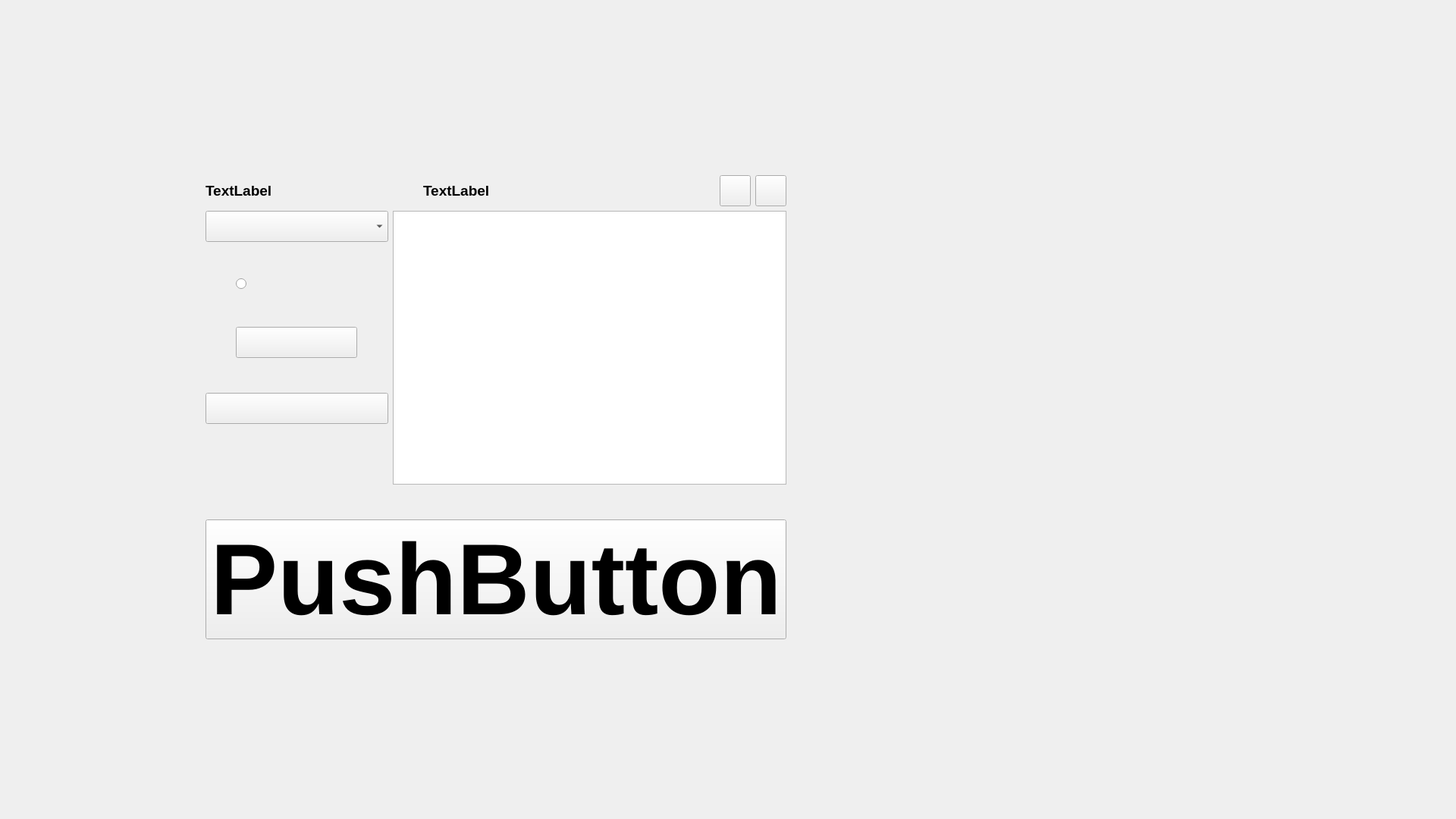
<?xml version="1.0" encoding="UTF-8"?>
<ui version="4.0">
 <class>MainWindow</class>
 <widget class="QMainWindow" name="MainWindow">
  <property name="geometry">
   <rect>
    <x>0</x>
    <y>0</y>
    <width>1920</width>
    <height>1080</height>
   </rect>
  </property>
  <property name="windowTitle">
   <string>MainWindow</string>
  </property>
  <widget class="QWidget" name="centralWidget">
   <property name="enabled">
    <bool>true</bool>
   </property>
   <widget class="QWidget" name="layoutWidget">
    <property name="geometry">
     <rect>
      <x>260</x>
      <y>220</y>
      <width>788</width>
      <height>634</height>
     </rect>
    </property>
    <layout class="QVBoxLayout" name="verticalLayout_21">
     <item>
      <layout class="QHBoxLayout" name="horizontalLayout_46">
       <item>
        <layout class="QHBoxLayout" name="horizontalLayout_47">
         <item>
          <widget class="QLabel" name="labelChoixService_6">
           <property name="minimumSize">
            <size>
             <width>241</width>
             <height>21</height>
            </size>
           </property>
           <property name="font">
            <font>
             <pointsize>14</pointsize>
             <weight>75</weight>
             <bold>true</bold>
            </font>
           </property>
           <property name="text">
            <string>TextLabel</string>
           </property>
          </widget>
         </item>
         <item>
          <spacer name="horizontalSpacer_36">
           <property name="orientation">
            <enum>Qt::Horizontal</enum>
           </property>
           <property name="sizeType">
            <enum>QSizePolicy::Minimum</enum>
           </property>
           <property name="sizeHint" stdset="0">
            <size>
             <width>40</width>
             <height>20</height>
            </size>
           </property>
          </spacer>
         </item>
         <item>
          <widget class="QLabel" name="labelServiceEnCours_6">
           <property name="minimumSize">
            <size>
             <width>181</width>
             <height>21</height>
            </size>
           </property>
           <property name="font">
            <font>
             <pointsize>14</pointsize>
             <weight>75</weight>
             <bold>true</bold>
            </font>
           </property>
           <property name="text">
            <string>TextLabel</string>
           </property>
          </widget>
         </item>
         <item>
          <spacer name="horizontalSpacer_37">
           <property name="orientation">
            <enum>Qt::Horizontal</enum>
           </property>
           <property name="sizeType">
            <enum>QSizePolicy::Expanding</enum>
           </property>
           <property name="sizeHint" stdset="0">
            <size>
             <width>40</width>
             <height>20</height>
            </size>
           </property>
          </spacer>
         </item>
         <item>
          <spacer name="horizontalSpacer_38">
           <property name="orientation">
            <enum>Qt::Horizontal</enum>
           </property>
           <property name="sizeType">
            <enum>QSizePolicy::Expanding</enum>
           </property>
           <property name="sizeHint" stdset="0">
            <size>
             <width>40</width>
             <height>20</height>
            </size>
           </property>
          </spacer>
         </item>
         <item>
          <layout class="QHBoxLayout" name="horizontalLayout_48">
           <item>
            <widget class="QPushButton" name="pushButtonSettings_6">
             <property name="minimumSize">
              <size>
               <width>41</width>
               <height>41</height>
              </size>
             </property>
             <property name="text">
              <string/>
             </property>
             <property name="iconSize">
              <size>
               <width>32</width>
               <height>32</height>
              </size>
             </property>
            </widget>
           </item>
           <item>
            <widget class="QPushButton" name="pushButtonClose_6">
             <property name="minimumSize">
              <size>
               <width>41</width>
               <height>41</height>
              </size>
             </property>
             <property name="text">
              <string/>
             </property>
             <property name="iconSize">
              <size>
               <width>32</width>
               <height>32</height>
              </size>
             </property>
            </widget>
           </item>
          </layout>
         </item>
        </layout>
       </item>
      </layout>
     </item>
     <item>
      <layout class="QHBoxLayout" name="horizontalLayout_49" stretch="0,1">
       <item>
        <layout class="QVBoxLayout" name="verticalLayout_22">
         <item>
          <widget class="QComboBox" name="comboBoxChoixService_6">
           <property name="minimumSize">
            <size>
             <width>241</width>
             <height>41</height>
            </size>
           </property>
           <property name="font">
            <font>
             <pointsize>12</pointsize>
             <weight>75</weight>
             <bold>true</bold>
            </font>
           </property>
           <property name="editable">
            <bool>false</bool>
           </property>
           <property name="insertPolicy">
            <enum>QComboBox::InsertAtBottom</enum>
           </property>
          </widget>
         </item>
         <item>
          <layout class="QHBoxLayout" name="horizontalLayout_50">
           <item>
            <layout class="QVBoxLayout" name="verticalLayout_23">
             <item>
              <spacer name="verticalSpacer_26">
               <property name="orientation">
                <enum>Qt::Vertical</enum>
               </property>
               <property name="sizeType">
                <enum>QSizePolicy::Minimum</enum>
               </property>
               <property name="sizeHint" stdset="0">
                <size>
                 <width>20</width>
                 <height>40</height>
                </size>
               </property>
              </spacer>
             </item>
             <item>
              <layout class="QHBoxLayout" name="horizontalLayout_51">
               <item>
                <spacer name="horizontalSpacer_39">
                 <property name="orientation">
                  <enum>Qt::Horizontal</enum>
                 </property>
                 <property name="sizeType">
                  <enum>QSizePolicy::Minimum</enum>
                 </property>
                 <property name="sizeHint" stdset="0">
                  <size>
                   <width>40</width>
                   <height>20</height>
                  </size>
                 </property>
                </spacer>
               </item>
               <item>
                <widget class="QRadioButton" name="radioButtonParlerAvecNao_6">
                 <property name="minimumSize">
                  <size>
                   <width>131</width>
                   <height>17</height>
                  </size>
                 </property>
                 <property name="font">
                  <font>
                   <pointsize>14</pointsize>
                   <weight>75</weight>
                   <bold>true</bold>
                  </font>
                 </property>
                 <property name="text">
                  <string/>
                 </property>
                </widget>
               </item>
               <item>
                <spacer name="horizontalSpacer_40">
                 <property name="orientation">
                  <enum>Qt::Horizontal</enum>
                 </property>
                 <property name="sizeType">
                  <enum>QSizePolicy::Expanding</enum>
                 </property>
                 <property name="sizeHint" stdset="0">
                  <size>
                   <width>40</width>
                   <height>20</height>
                  </size>
                 </property>
                </spacer>
               </item>
              </layout>
             </item>
             <item>
              <spacer name="verticalSpacer_27">
               <property name="orientation">
                <enum>Qt::Vertical</enum>
               </property>
               <property name="sizeType">
                <enum>QSizePolicy::Minimum</enum>
               </property>
               <property name="sizeHint" stdset="0">
                <size>
                 <width>20</width>
                 <height>40</height>
                </size>
               </property>
              </spacer>
             </item>
             <item>
              <layout class="QHBoxLayout" name="horizontalLayout_52">
               <item>
                <spacer name="horizontalSpacer_41">
                 <property name="orientation">
                  <enum>Qt::Horizontal</enum>
                 </property>
                 <property name="sizeType">
                  <enum>QSizePolicy::Minimum</enum>
                 </property>
                 <property name="sizeHint" stdset="0">
                  <size>
                   <width>40</width>
                   <height>20</height>
                  </size>
                 </property>
                </spacer>
               </item>
               <item>
                <widget class="QPushButton" name="pushButtonLancer_6">
                 <property name="enabled">
                  <bool>true</bool>
                 </property>
                 <property name="minimumSize">
                  <size>
                   <width>160</width>
                   <height>41</height>
                  </size>
                 </property>
                 <property name="font">
                  <font>
                   <pointsize>14</pointsize>
                   <kerning>true</kerning>
                  </font>
                 </property>
                 <property name="text">
                  <string/>
                 </property>
                 <property name="iconSize">
                  <size>
                   <width>32</width>
                   <height>32</height>
                  </size>
                 </property>
                 <property name="checkable">
                  <bool>false</bool>
                 </property>
                </widget>
               </item>
               <item>
                <spacer name="horizontalSpacer_42">
                 <property name="orientation">
                  <enum>Qt::Horizontal</enum>
                 </property>
                 <property name="sizeType">
                  <enum>QSizePolicy::Expanding</enum>
                 </property>
                 <property name="sizeHint" stdset="0">
                  <size>
                   <width>40</width>
                   <height>20</height>
                  </size>
                 </property>
                </spacer>
               </item>
              </layout>
             </item>
             <item>
              <spacer name="verticalSpacer_28">
               <property name="orientation">
                <enum>Qt::Vertical</enum>
               </property>
               <property name="sizeType">
                <enum>QSizePolicy::Minimum</enum>
               </property>
               <property name="sizeHint" stdset="0">
                <size>
                 <width>20</width>
                 <height>40</height>
                </size>
               </property>
              </spacer>
             </item>
             <item>
              <layout class="QHBoxLayout" name="horizontalLayout_53">
               <item>
                <widget class="QPushButton" name="pushButtonNao_6">
                 <property name="minimumSize">
                  <size>
                   <width>171</width>
                   <height>41</height>
                  </size>
                 </property>
                 <property name="font">
                  <font>
                   <pointsize>11</pointsize>
                   <weight>75</weight>
                   <bold>true</bold>
                  </font>
                 </property>
                 <property name="text">
                  <string/>
                 </property>
                </widget>
               </item>
              </layout>
             </item>
             <item>
              <spacer name="verticalSpacer_29">
               <property name="orientation">
                <enum>Qt::Vertical</enum>
               </property>
               <property name="sizeHint" stdset="0">
                <size>
                 <width>20</width>
                 <height>40</height>
                </size>
               </property>
              </spacer>
             </item>
            </layout>
           </item>
          </layout>
         </item>
        </layout>
       </item>
       <item>
        <layout class="QHBoxLayout" name="horizontalLayout_54">
         <item>
          <layout class="QVBoxLayout" name="verticalLayout_24">
           <item>
            <widget class="QTableWidget" name="tableWidgetItem_6">
             <property name="minimumSize">
              <size>
               <width>0</width>
               <height>0</height>
              </size>
             </property>
             <property name="font">
              <font>
               <pointsize>13</pointsize>
               <weight>75</weight>
               <bold>true</bold>
              </font>
             </property>
             <property name="horizontalScrollBarPolicy">
              <enum>Qt::ScrollBarAlwaysOff</enum>
             </property>
             <property name="showGrid">
              <bool>false</bool>
             </property>
             <attribute name="horizontalHeaderVisible">
              <bool>false</bool>
             </attribute>
             <attribute name="verticalHeaderVisible">
              <bool>false</bool>
             </attribute>
             <row>
              <property name="text">
               <string/>
              </property>
             </row>
             <row>
              <property name="text">
               <string/>
              </property>
             </row>
             <row>
              <property name="text">
               <string/>
              </property>
             </row>
             <row>
              <property name="text">
               <string/>
              </property>
             </row>
             <row>
              <property name="text">
               <string/>
              </property>
             </row>
             <row>
              <property name="text">
               <string/>
              </property>
             </row>
             <row>
              <property name="text">
               <string/>
              </property>
             </row>
             <row>
              <property name="text">
               <string/>
              </property>
             </row>
             <row>
              <property name="text">
               <string/>
              </property>
             </row>
             <row>
              <property name="text">
               <string/>
              </property>
             </row>
             <column>
              <property name="text">
               <string>Nom item</string>
              </property>
             </column>
             <column>
              <property name="text">
               <string>Timer</string>
              </property>
             </column>
             <column>
              <property name="text">
               <string>Temps</string>
              </property>
             </column>
            </widget>
           </item>
          </layout>
         </item>
        </layout>
       </item>
      </layout>
     </item>
     <item>
      <spacer name="verticalSpacer_30">
       <property name="orientation">
        <enum>Qt::Vertical</enum>
       </property>
       <property name="sizeType">
        <enum>QSizePolicy::Minimum</enum>
       </property>
       <property name="sizeHint" stdset="0">
        <size>
         <width>20</width>
         <height>40</height>
        </size>
       </property>
      </spacer>
     </item>
     <item>
      <widget class="QPushButton" name="pushButtonSuivant_6">
       <property name="font">
        <font>
         <pointsize>100</pointsize>
         <weight>75</weight>
         <bold>true</bold>
        </font>
       </property>
       <property name="text">
        <string>PushButton</string>
       </property>
      </widget>
     </item>
    </layout>
   </widget>
  </widget>
 </widget>
 <layoutdefault spacing="6" margin="11"/>
 <resources/>
 <connections/>
</ui>
